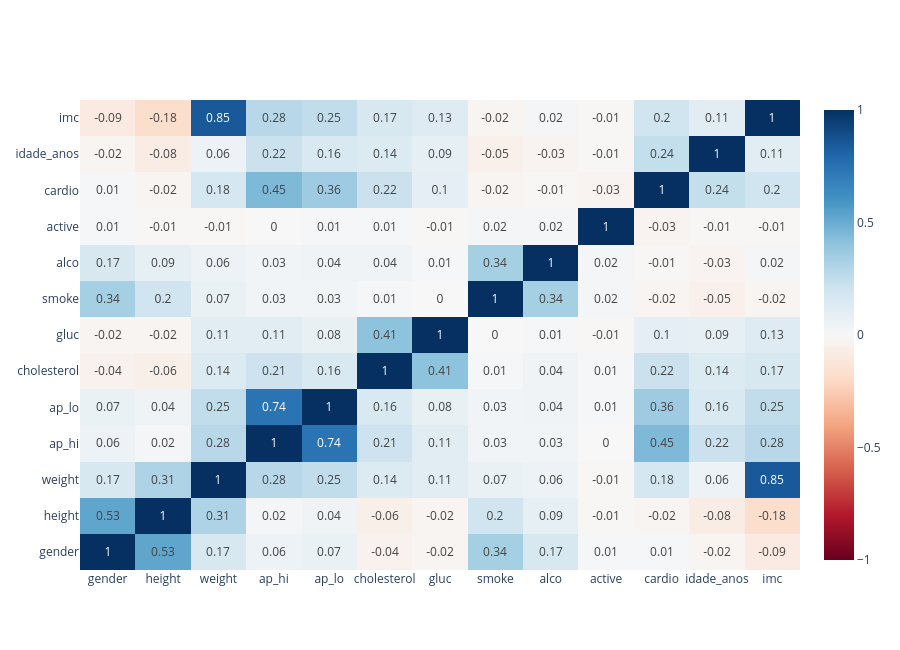

Write notebook code for a chart like this one.
### Code cell
correlacao = df_limpo.drop(columns="age").corr(method="spearman").round(2)

fig = go.Figure(go.Heatmap(
    z=correlacao.values, x=correlacao.columns, y=correlacao.columns,
    zmin=-1, zmax=1, colorscale="RdBu", text=correlacao.values, texttemplate="%{text}",
))
fig.update_layout(height=650)

### Figure 1 — Plotly figure (JSON) as saved in the notebook; plotly's stock layout.template omitted (floating-point values rounded to 4 significant figures; data arrays with more than 128 entries replaced by an {"elided": "..."} marker saying what was removed)
{"data": [{"colorscale": [[0, "rgb(103,0,31)"], [0.1, "rgb(178,24,43)"], [0.2, "rgb(214,96,77)"], [0.3, "rgb(244,165,130)"], [0.4, "rgb(253,219,199)"], [0.5, "rgb(247,247,247)"], [0.6, "rgb(209,229,240)"], [0.7, "rgb(146,197,222)"], [0.8, "rgb(67,147,195)"], [0.9, "rgb(33,102,172)"], [1, "rgb(5,48,97)"]], "text": {"elided": "13x13 float values"}, "texttemplate": "%{text}", "type": "heatmap", "x": ["gender", "height", "weight", "ap_hi", "ap_lo", "cholesterol", "gluc", "smoke", "alco", "active", "cardio", "idade_anos", "imc"], "y": ["gender", "height", "weight", "ap_hi", "ap_lo", "cholesterol", "gluc", "smoke", "alco", "active", "cardio", "idade_anos", "imc"], "z": {"elided": "13x13 float values"}, "zmax": 1, "zmin": -1}], "layout": {"height": 650}}
